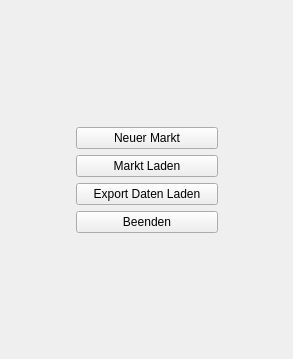
<?xml version="1.0" encoding="UTF-8"?>
<ui version="4.0">
 <class>MainMenuView</class>
 <widget class="QWidget" name="MainMenuView">
  <property name="geometry">
   <rect>
    <x>0</x>
    <y>0</y>
    <width>293</width>
    <height>359</height>
   </rect>
  </property>
  <property name="windowTitle">
   <string>Form</string>
  </property>
  <layout class="QGridLayout" name="gridLayout">
   <item row="0" column="1">
    <spacer name="verticalSpacer">
     <property name="orientation">
      <enum>Qt::Vertical</enum>
     </property>
     <property name="sizeHint" stdset="0">
      <size>
       <width>20</width>
       <height>104</height>
      </size>
     </property>
    </spacer>
   </item>
   <item row="1" column="0">
    <spacer name="horizontalSpacer_2">
     <property name="orientation">
      <enum>Qt::Horizontal</enum>
     </property>
     <property name="sizeHint" stdset="0">
      <size>
       <width>79</width>
       <height>20</height>
      </size>
     </property>
    </spacer>
   </item>
   <item row="1" column="1">
    <layout class="QVBoxLayout" name="verticalLayout">
     <item>
      <widget class="QPushButton" name="newButton">
       <property name="text">
        <string>    Neuer Markt    </string>
       </property>
      </widget>
     </item>
     <item>
      <widget class="QPushButton" name="loadButton">
       <property name="text">
        <string>Markt Laden</string>
       </property>
      </widget>
     </item>
     <item>
      <widget class="QPushButton" name="exportButton">
       <property name="text">
        <string>    Export Daten Laden    </string>
       </property>
      </widget>
     </item>
     <item>
      <widget class="QPushButton" name="exitButton">
       <property name="text">
        <string>Beenden</string>
       </property>
      </widget>
     </item>
    </layout>
   </item>
   <item row="1" column="2">
    <spacer name="horizontalSpacer">
     <property name="orientation">
      <enum>Qt::Horizontal</enum>
     </property>
     <property name="sizeHint" stdset="0">
      <size>
       <width>78</width>
       <height>20</height>
      </size>
     </property>
    </spacer>
   </item>
   <item row="2" column="1">
    <spacer name="verticalSpacer_2">
     <property name="orientation">
      <enum>Qt::Vertical</enum>
     </property>
     <property name="sizeHint" stdset="0">
      <size>
       <width>20</width>
       <height>103</height>
      </size>
     </property>
    </spacer>
   </item>
  </layout>
 </widget>
 <resources/>
 <connections/>
</ui>
